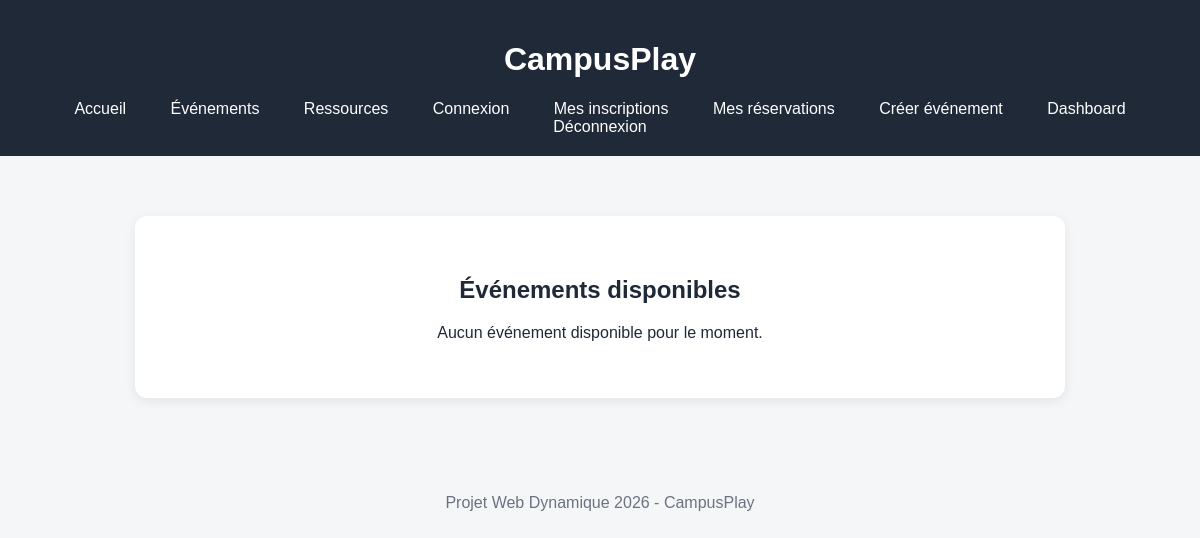
The page /frontend/events.php on the database as committed earlier.
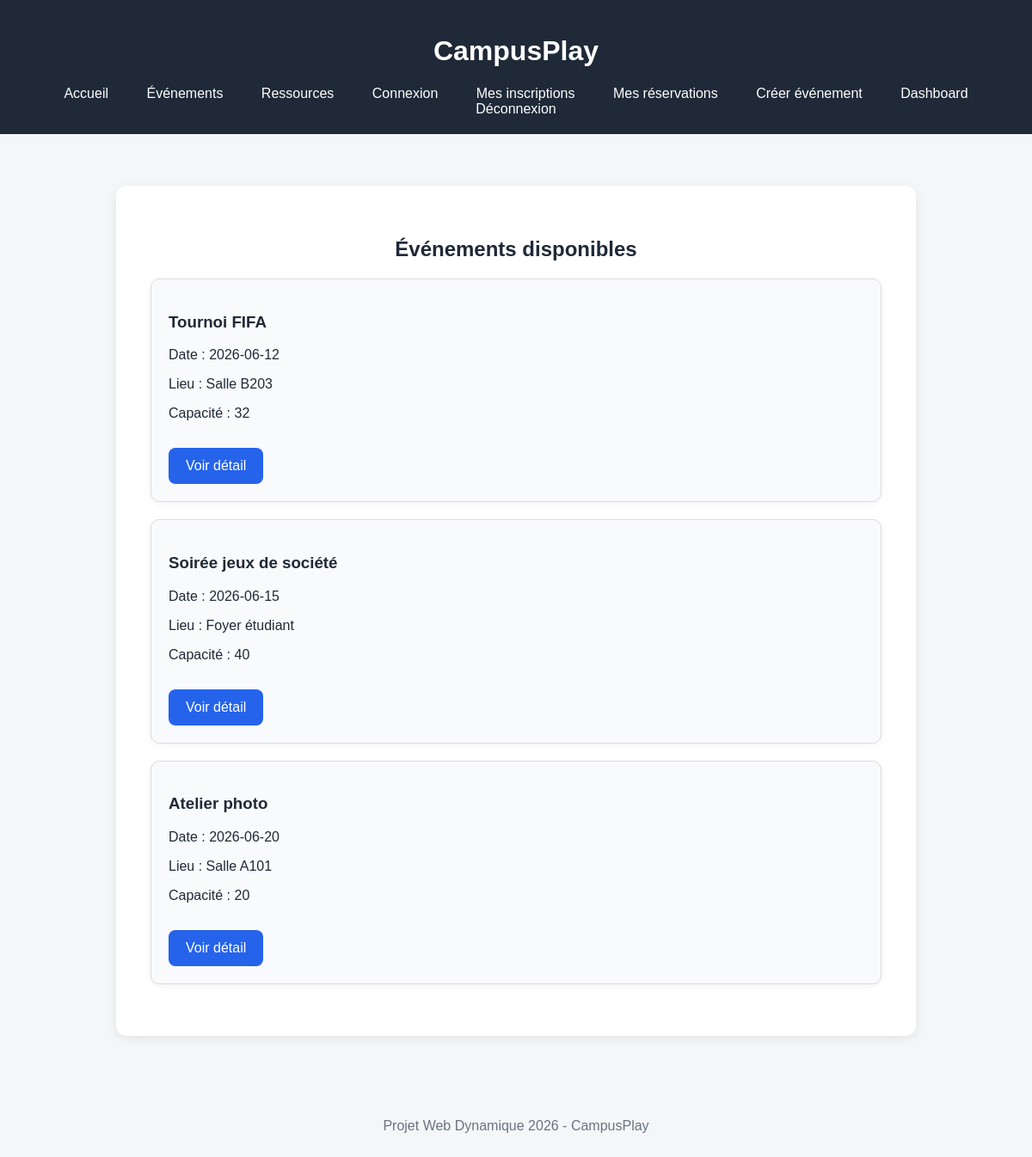
The same page on the database as committed later.
### tables this page shows
CREATE TABLE events (
    id_event INT AUTO_INCREMENT PRIMARY KEY,
    titre VARCHAR(150) NOT NULL,
    description TEXT,
    date_event DATE NOT NULL,
    heure_event TIME NOT NULL,
    lieu VARCHAR(150) NOT NULL,
    capacite INT NOT NULL,
    id_createur INT,
    FOREIGN KEY (id_createur) REFERENCES users(id_user)
);

### frontend/events.php (the view, shortened to what this page needs)
<?php
require_once "../backend/config.php";
$sql = "SELECT * FROM events ORDER BY date_event ASC";
$stmt = $pdo->query($sql);
$events = $stmt->fetchAll(PDO::FETCH_ASSOC);
?>
<!DOCTYPE html>
<html lang="fr">
<head>
    <link rel="stylesheet" href="../assets/style.css">
</head>
<body>
<header>
    <h1>CampusPlay</h1>
    <nav>
            <a href="index.html">Accueil</a>
        <a href="events.php">Événements</a>
        <a href="resources.php">Ressources</a>
        <a href="login.html">Connexion</a>
        <a href="my-events.php">Mes inscriptions</a>
        <a href="my-reservations.php">Mes réservations</a>
        <a href="create-event.php">Créer événement</a>
        <a href="dashboard.php">Dashboard</a>
         <a href="../backend/logout.php">Déconnexion</a>
    </nav>
</header>
<main>
    <section class="hero">
        <h2>Événements disponibles</h2>
        <?php if (count($events) === 0): ?>
            <p>Aucun événement disponible pour le moment.</p>
        <?php endif; ?>
        <?php foreach ($events as $event): ?>
            <div class="card">
                <h3><?= htmlspecialchars($event["titre"]) ?></h3>
                <p>Date : <?= htmlspecialchars($event["date_event"]) ?></p>
                <p>Lieu : <?= htmlspecialchars($event["lieu"]) ?></p>
                <p>Capacité : <?= htmlspecialchars($event["capacite"]) ?></p>
                <a class="btn" href="event-detail.php?id=<?= $event["id_event"] ?>">
                    Voir détail
                </a>
            </div>
        <?php endforeach; ?>
    </section>
</main>
<footer>
    <p>Projet Web Dynamique 2026 - CampusPlay</p>
</footer>
</body>
</html>

Rows that differ between the two databases and show on the page:
added events: titre "Tournoi FIFA", date_event "2026-06-12", lieu "Salle B203", capacite "32"
added events: titre "Soirée jeux de société", date_event "2026-06-15", lieu "Foyer étudiant", capacite "40"
added events: titre "Atelier photo", date_event "2026-06-20", lieu "Salle A101", capacite "20"
Other text that changed with them:
text no longer shown: "Aucun événement disponible pour le moment."
